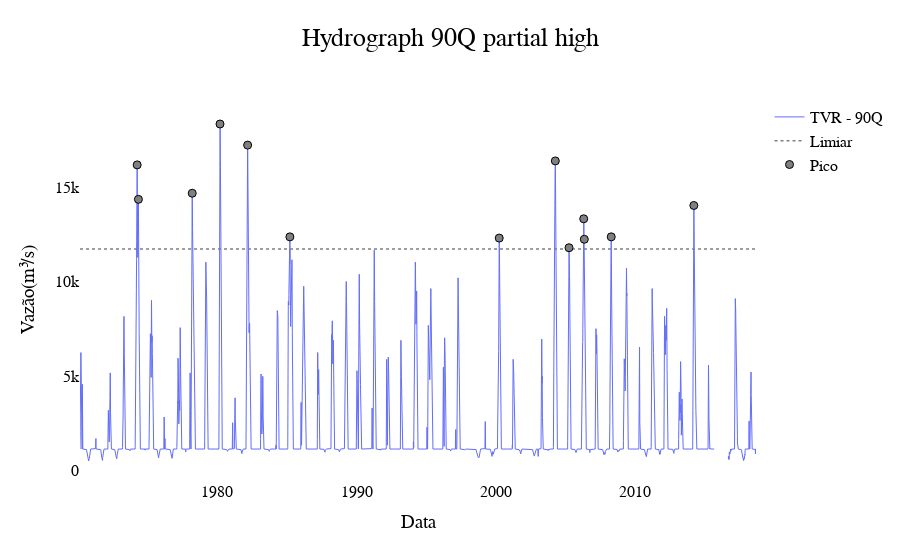

The code cell stored with this chart in its notebook:
### Code cell
fig_partial_high_scenery_90q, data_fig_partial_high_scenery_90q = partial_high_scenery_90q.hydrogram(title="Hydrograph 90Q partial high", color={"Natural": "#002e6f"})

del data_fig_partial_high_scenery_90q[2]
del data_fig_partial_high_scenery_90q[2]

layout = fig_partial_high_scenery_90q['layout']

fig_partial_high_scenery_90q_del = dict(data=data_fig_partial_high_scenery_90q, layout=layout)

py.offline.iplot(fig_partial_high_scenery_90q_del)

### Figure 1 — Plotly figure (JSON) as saved in the notebook; plotly's stock layout.template omitted (floating-point values rounded to 4 significant figures; data arrays with more than 128 entries replaced by an {"elided": "..."} marker saying what was removed)
{"data": [{"connectgaps": false, "line": {"width": 1}, "name": "TVR - 90Q", "opacity": 1, "type": "scatter", "x": {"elided": "17716 str values"}, "y": {"elided": "17716 float values"}}, {"line": {"color": "rgb(128, 128, 128)", "dash": "dot", "width": 1.5}, "name": "Limiar", "type": "scatter", "x": {"elided": "17716 str values"}, "y": {"elided": "17716 float values"}}, {"marker": {"color": "rgb(128, 128, 128)", "line": {"color": "rgb(0, 0, 0)", "width": 1}, "size": 8}, "mode": "markers", "name": "Pico", "opacity": 1, "type": "scatter", "x": ["1974-04-07T00:00:00", "1974-05-10T00:00:00", "1978-03-20T00:00:00", "1980-03-17T00:00:00", "1982-03-11T00:00:00", "1985-03-22T00:00:00", "2000-03-29T00:00:00", "2004-04-07T00:00:00", "2005-04-01T00:00:00", "2006-04-21T00:00:00", "2006-05-07T00:00:00", "2008-04-11T00:00:00", "2014-03-16T00:00:00"], "y": [16210, 14380, 14705, 18380, 17260, 12388, 12324, 16420, 11812, 13348, 12260, 12388, 14055]}], "layout": {"autosize": true, "font": {"color": "rgb(0, 0, 0)", "family": "Courier New, monospace", "size": 16}, "paper_bgcolor": "#FFFFFF", "plot_bgcolor": "#FFFFFF", "showlegend": true, "title": {"font": {"family": "Courier New, monospace", "size": 26}, "text": "Hydrograph 90Q partial high", "x": 0.5, "xanchor": "center", "y": 0.95, "yanchor": "top"}, "xaxis": {"autorange": true, "range": ["1970-03-01", "2018-08-31"], "title": {"text": "Data"}, "type": "date"}, "yaxis": {"autorange": true, "range": [-524.8, 19770.0], "title": {"text": "Vazão(m³/s)"}, "type": "linear"}}}
